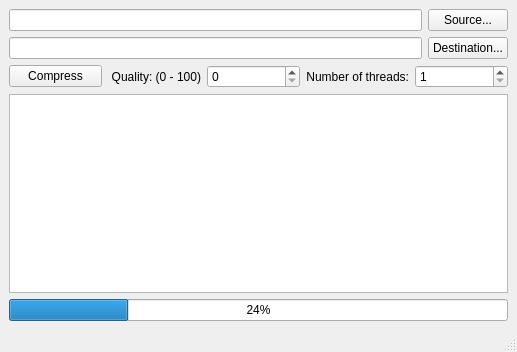
<?xml version="1.0" encoding="UTF-8"?>
<ui version="4.0">
 <class>MainWindow</class>
 <widget class="QMainWindow" name="MainWindow">
  <property name="geometry">
   <rect>
    <x>0</x>
    <y>0</y>
    <width>517</width>
    <height>352</height>
   </rect>
  </property>
  <property name="sizePolicy">
   <sizepolicy hsizetype="Preferred" vsizetype="Preferred">
    <horstretch>0</horstretch>
    <verstretch>0</verstretch>
   </sizepolicy>
  </property>
  <property name="windowTitle">
   <string>ImageCompressor</string>
  </property>
  <widget class="QWidget" name="centralwidget">
   <layout class="QGridLayout" name="gridLayout_3">
    <item row="0" column="1">
     <layout class="QVBoxLayout" name="verticalLayout_3">
      <item>
       <widget class="QPushButton" name="pushButtonSource">
        <property name="sizePolicy">
         <sizepolicy hsizetype="Minimum" vsizetype="Fixed">
          <horstretch>0</horstretch>
          <verstretch>4</verstretch>
         </sizepolicy>
        </property>
        <property name="text">
         <string>Source...</string>
        </property>
       </widget>
      </item>
      <item>
       <widget class="QPushButton" name="pushButtonDestination">
        <property name="sizePolicy">
         <sizepolicy hsizetype="Minimum" vsizetype="Fixed">
          <horstretch>0</horstretch>
          <verstretch>0</verstretch>
         </sizepolicy>
        </property>
        <property name="text">
         <string>Destination...</string>
        </property>
       </widget>
      </item>
     </layout>
    </item>
    <item row="1" column="0" colspan="2">
     <layout class="QGridLayout" name="gridLayout">
      <item row="0" column="3">
       <widget class="QLabel" name="label">
        <property name="text">
         <string>Number of threads:</string>
        </property>
        <property name="alignment">
         <set>Qt::AlignRight|Qt::AlignTrailing|Qt::AlignVCenter</set>
        </property>
       </widget>
      </item>
      <item row="0" column="4">
       <widget class="QSpinBox" name="spinBoxThreads">
        <property name="minimum">
         <number>1</number>
        </property>
       </widget>
      </item>
      <item row="0" column="1">
       <widget class="QLabel" name="label_2">
        <property name="layoutDirection">
         <enum>Qt::LeftToRight</enum>
        </property>
        <property name="text">
         <string>Quality: (0 - 100)</string>
        </property>
        <property name="alignment">
         <set>Qt::AlignRight|Qt::AlignTrailing|Qt::AlignVCenter</set>
        </property>
       </widget>
      </item>
      <item row="0" column="2">
       <widget class="QSpinBox" name="spinBoxQuality">
        <property name="maximum">
         <number>100</number>
        </property>
       </widget>
      </item>
      <item row="0" column="0">
       <widget class="QPushButton" name="pushButtonCompress">
        <property name="text">
         <string>Compress</string>
        </property>
       </widget>
      </item>
     </layout>
    </item>
    <item row="2" column="0" colspan="2">
     <layout class="QVBoxLayout" name="verticalLayout_4">
      <item>
       <widget class="QListWidget" name="listWidgetFiles">
        <property name="sizePolicy">
         <sizepolicy hsizetype="Expanding" vsizetype="Expanding">
          <horstretch>0</horstretch>
          <verstretch>0</verstretch>
         </sizepolicy>
        </property>
        <property name="minimumSize">
         <size>
          <width>0</width>
          <height>74</height>
         </size>
        </property>
        <property name="maximumSize">
         <size>
          <width>16777215</width>
          <height>16777215</height>
         </size>
        </property>
       </widget>
      </item>
     </layout>
    </item>
    <item row="0" column="0">
     <layout class="QVBoxLayout" name="verticalLayout">
      <item>
       <widget class="QLineEdit" name="lineEditSource"/>
      </item>
      <item>
       <widget class="QLineEdit" name="lineEditDestination"/>
      </item>
     </layout>
    </item>
    <item row="3" column="0" colspan="2">
     <widget class="QProgressBar" name="progressBar">
      <property name="value">
       <number>24</number>
      </property>
     </widget>
    </item>
   </layout>
  </widget>
  <widget class="QMenuBar" name="menubar">
   <property name="geometry">
    <rect>
     <x>0</x>
     <y>0</y>
     <width>517</width>
     <height>21</height>
    </rect>
   </property>
  </widget>
  <widget class="QStatusBar" name="statusbar"/>
 </widget>
 <resources/>
 <connections/>
</ui>
